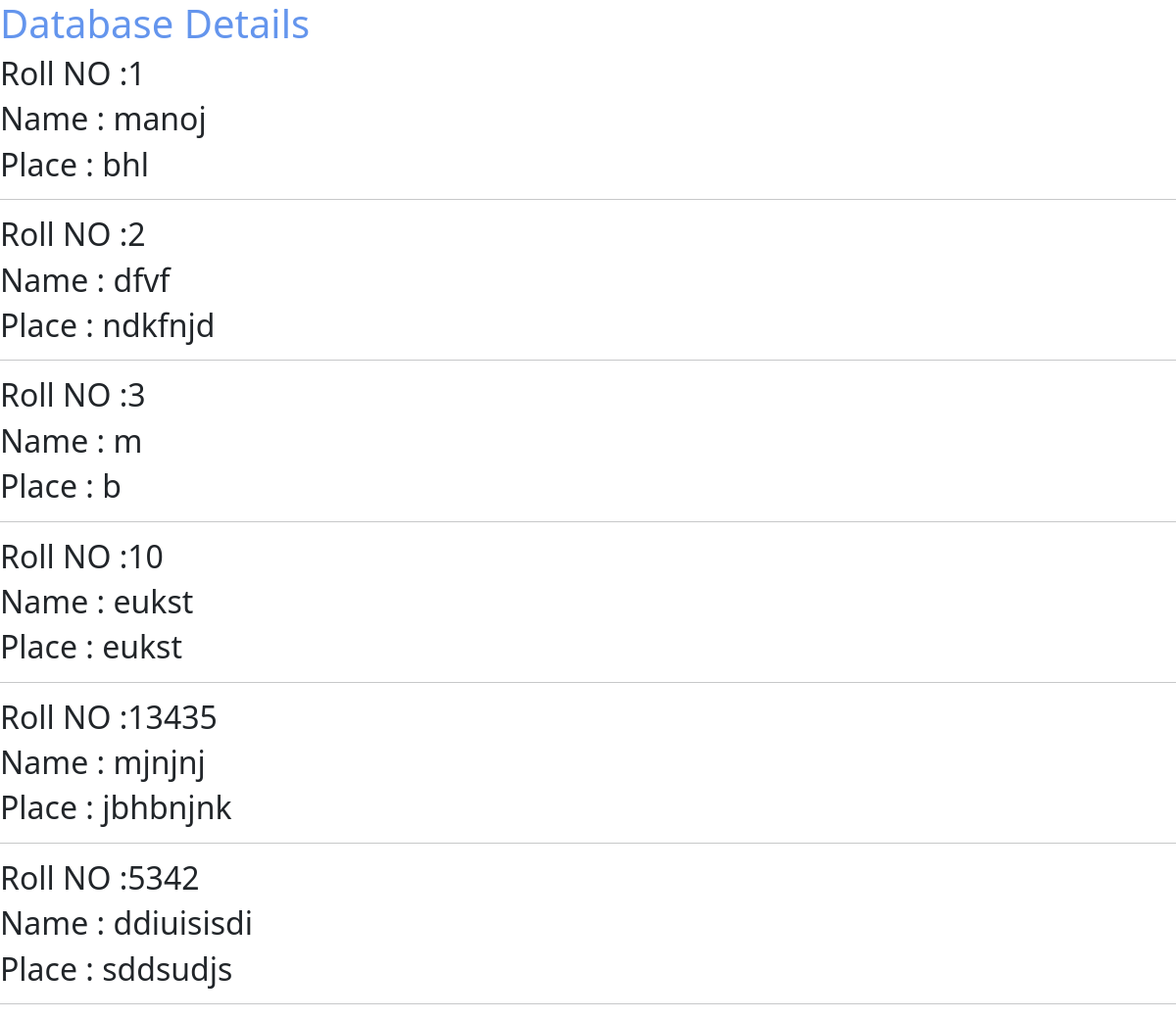
Page /response1/ on the committed database.
### myApp/models.py (models this page shows, shortened)
class Student(models.Model):
    roll=models.IntegerField()
    name = models.CharField(max_length=20)
    place=models.CharField(max_length=20)

### myApp/views.py (the view)
# urls.py: path('response1/',Output_View)
def Output_View(request):
    s=Student.objects.all()
    d={'stud':s}
    return render(request,'myApp/2.html',d)

### templates/myApp/2.html (shortened to what this page needs)
<!doctype html>
<html lang="en">
  <head>
    <link href="https://cdn.jsdelivr.net/npm/bootstrap@5.0.2/dist/css/bootstrap.min.css" rel="stylesheet">
  </head>
  <body>
    <h1 style="color:cornflowerblue">Database Details</h1>
    {%for i in stud%}
    <h2> Roll NO :{{i.roll}}</h2>
    <h2> Name : {{i.name}}</h2>
    <h2> Place : {{i.place}}</h2>
    <hr>
    {%endfor%}
  </body>
</html>

### rows in the picture
Student: roll "1", name "manoj", place "bhl"
Student: roll "2", name "dfvf", place "ndkfnjd"
Student: roll "3", name "m", place "b"
Student: roll "10", name "eukst", place "eukst"
Student: roll "13435", name "mjnjnj", place "jbhbnjnk"
Student: roll "5342", name "ddiuisisdi", place "sddsudjs"
